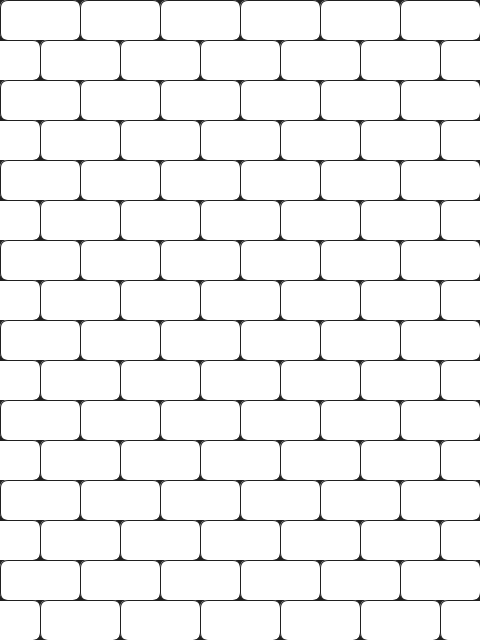
Frame 1 (no input)
Frame 2 (the mouse pressed at the canvas centre, redrawn once): identical to frame 1, image omitted

The Processing sketch that drew this single still picture (run headless with seeded random() and noise(); the mouse was pressed at the canvas centre and the sketch redrawn once):

// Processing sketch: the_wall
// ── the_wall.pde

final color PAPER = color(255);
final color INK = color(32);

final int W = 80;
final int H = W/2;
final int R = W/10;

void setup() {
  size(480, 640);
  noLoop();
}

void draw() {
  
  background(INK);
  stroke(INK);
  fill(PAPER);
  
  for (int j=0; j<height/H; j++) {
    for (int i=0; i<width/W+1; i++) {
      rect(-(W/2)*(j%2)+i*W, j*H, W, H, R);
    }
  }
  
  save("the-wall.png");
}
